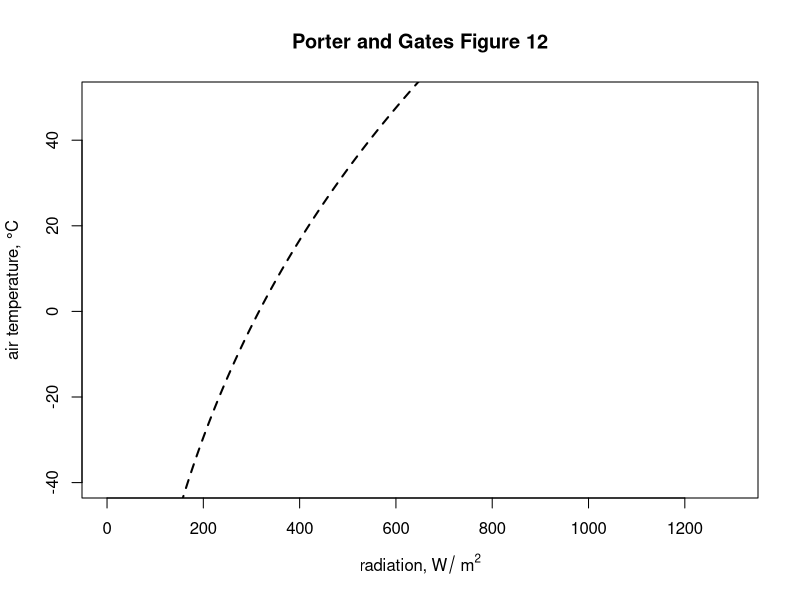
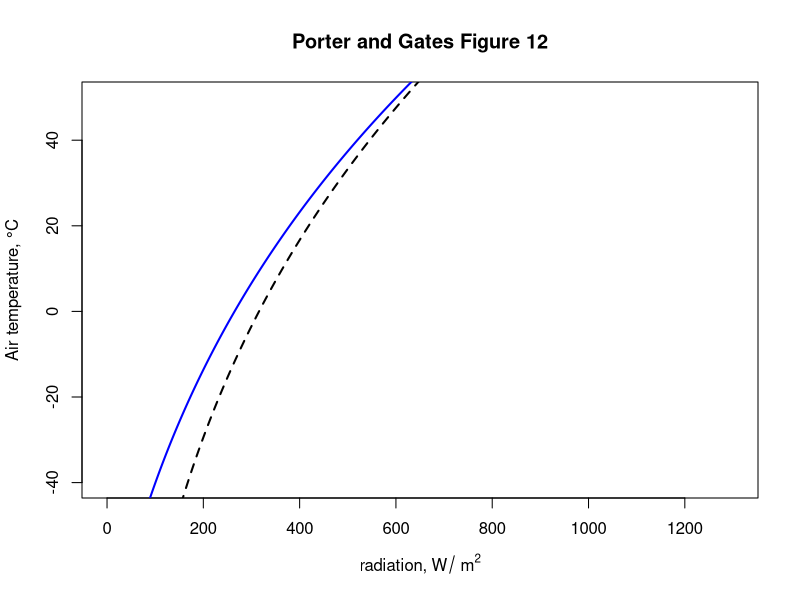
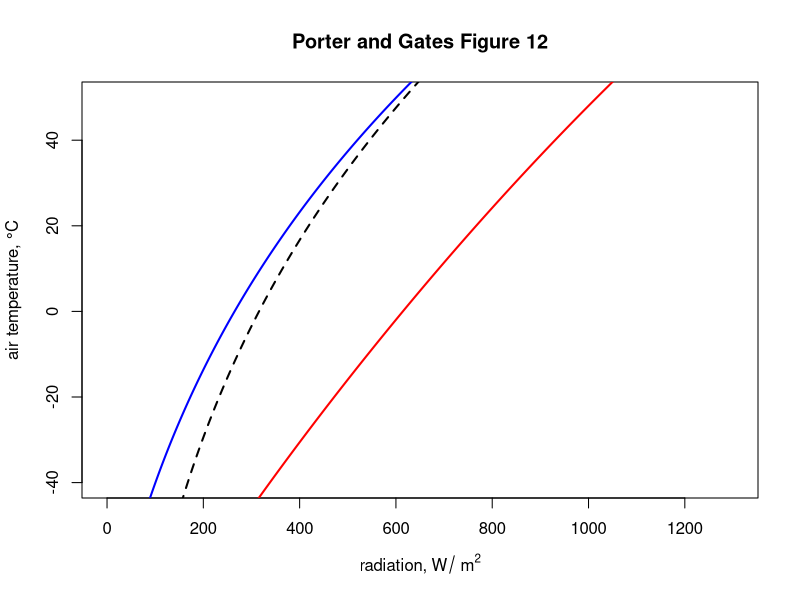
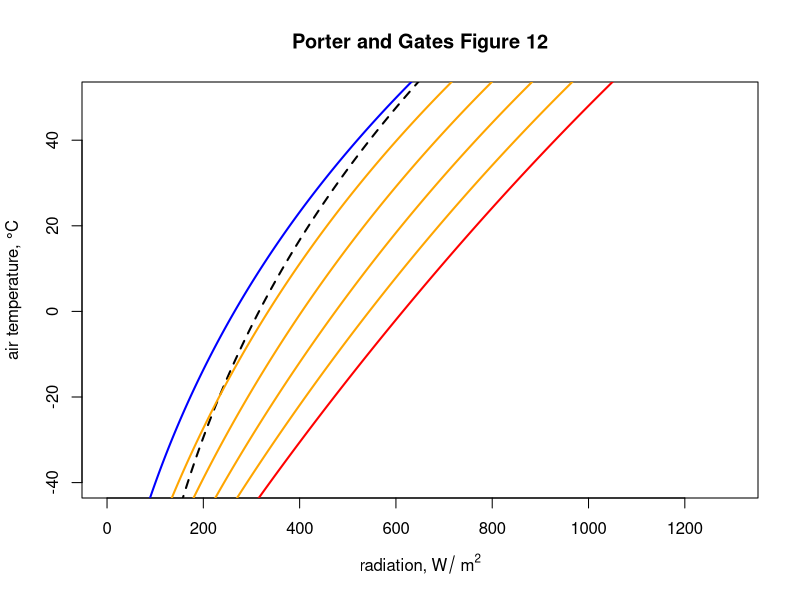
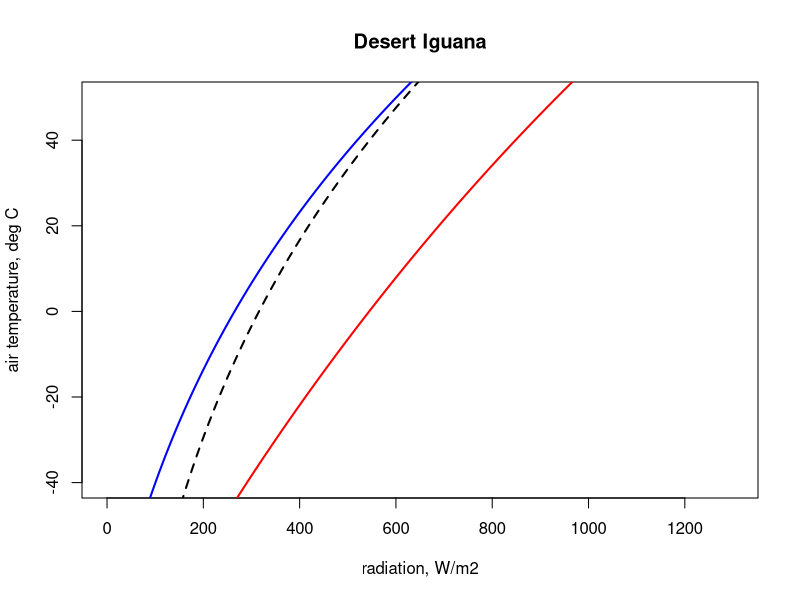
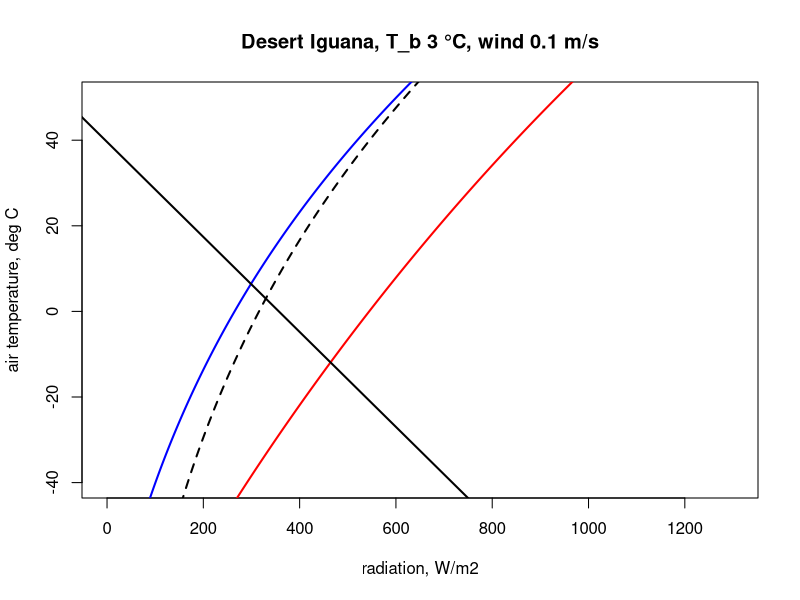
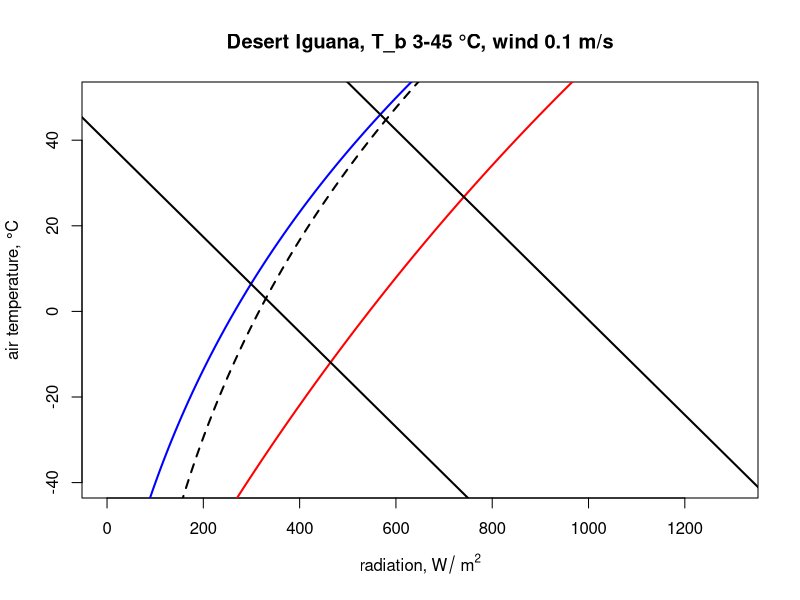
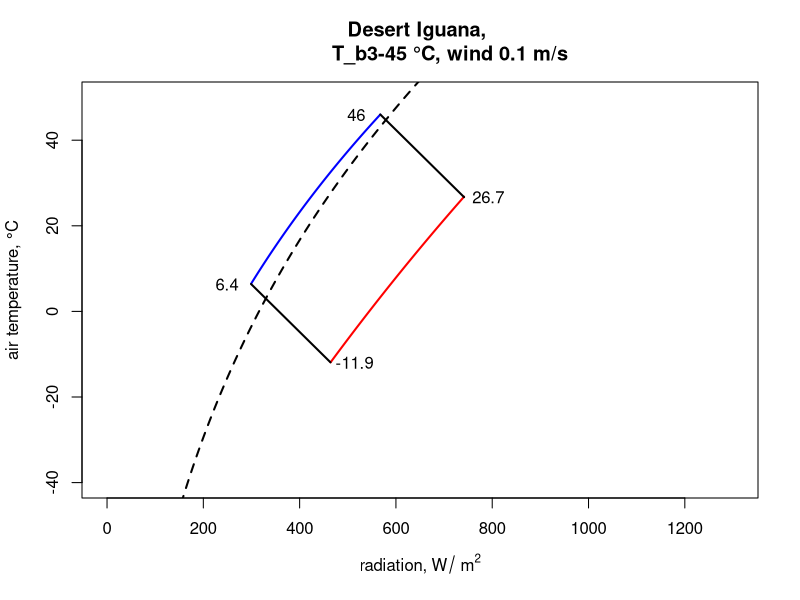

Reproduce these figures in R, in order. (Note: this script raises an error after producing the figures.)
## ---- chunk 1
# Computes climate space following the equations of Porter and 
# Gates (1969) and Gates (1980)

# inputs
# Tair, A value, or vector of values, of air temperatures, °C
# Tsub, A value, or vector of values (for each air temperature), 
# of substrate temperatures, °C
# Zenith, A value, or vector of values (for each air temperature), 
# of the Zenith angle of the sun, degrees
# tau, Transmittance of the atmosphere, decimal percent
# alpha_s, Solar absorptivity of object, decimal percent
# alpha_g, Solar absorptivity of the ground, decimal percent
# d_bar_d2, Square of the ratio of the mean distance of the earth 
# from the sun and the current distance of the earth to the sun

# outputs
# Q_blackbody, Blackbody radiation environment, W/m2
# Q_sky, Sky thermal radiation, W/m2
# Q_night, Radiation load on clear night, W/m2
# Q_day, Radiation load on sunny day, W/m2

Qbound <- function(Tair = 20, Tsub = Tair, Zenith = 0, tau = 0.6, 
                   alpha_s = 0.8, alpha_g = 0.8, d_bar_d2 = 1) {
  sigma <- 5.670373e-8 # W/m2/k4 Stephan-Boltzman constant    
  Q_blackbody <- (1*sigma*(Tair+273.15)^4) # black body radiation
  Q_ground <- (1*sigma*(Tsub+273.15)^4) # ground radiation
  Q_sky <- (1.22*sigma*(Tair+273.15)^4-171) # sky thermal 
  # radiation, from Swinbank equation, eq. 7.1 of Gates 1980
  
  Q_night <- (Q_sky+Q_ground)/2 
  # average radiation from sky and ground
  z <- Zenith * (pi / 180) # convert degres to radians
  So_bar <- 1360 # solar constant, W/m2 (value from Gates p. 160) 
  # - average solar radiation reaching a horizontal plan on the 
  # outer edge of the earth's atmosphere
  So <- So_bar * d_bar_d2 # extra-terrestrial radiaton, W/m2 
  # (Gates p. 160) - instantaneous solar radiation reaching a 
  # horizontal plan on the outer edge of the earth's atmosphere
  m <- 1 / cos(z) # or sec z, air mass (dimensionless)
  hS <- So*tau^m*cos(z) 
  # direct radiation on horizontal ground eq. 6.36/7.13
  hd <- So*(0.271-0.294*tau^m)*cos(z) # diffuse radiation on 
  # horizontal ground, eq. 6.36/7.13 of Gates 1980
  hg <- hd + hS # direct plus diffuse solar on horizontal ground  
  r <- 1 - alpha_g # ground solar reflectance
  Q_day <- (alpha_s * hS * (2 / pi) + alpha_s * hd + 
              alpha_s * r * hg + Q_sky + Q_ground) / 2 
  # eq. 13 of Porter and Gates 1969
  return(list(Q_blackbody = Q_blackbody, Q_sky = Q_sky, Q_night = 
                Q_night, Q_day = Q_day))
  }
## ---- chunk 2
T_air <- seq(-60,60,0.1) # air temperature range to consider, °C
Zenith <- seq(60,0,-0.05) # zenith angles to go with air 
                          # temperatures, degrees
## ---- chunk 3
alpha_g <- 0.80 # solar absorptance of ground (decimal %)
d_bar_d2 <- 1 # square of ratio of mean to current distance from 
              # sun to earth
tau <- 0.6 # transmittance (decimal %)
## ---- chunk 4
alpha_s <- 1 # object solar absorptitivty
# run the Qbound function
climspace <- Qbound(Tair = T_air, Tsub = T_air, Zenith = Zenith, 
                 tau = tau, alpha_s = alpha_s, alpha_g = alpha_g)
Q_day <- climspace$Q_day
Q_night <- climspace$Q_night
Q_blackbody <- climspace$Q_blackbody
Q_sky <- climspace$Q_sky
## ---- chunk 5
plot(Q_blackbody, T_air, ylim = c(-40,50), xlim = c(0,1300), 
     type = 'l', col = 'black', lwd = 2, lty = 2, 
     xlab = expression("radiation," ~ W/ ~ m^2), 
     ylab = 'air temperature, °C', 
     main = "Porter and Gates Figure 12")
## ---- chunk 6
plot(Q_blackbody, T_air, ylim = c(-40,50), xlim = c(0,1300), type='l', col='black', lwd=2, lty = 2, xlab=expression("radiation," ~ W/ ~ m^2), ylab='Air temperature, °C', main = "Porter and Gates Figure 12")
points(Q_night, T_air, type = 'l',col = 'blue',lwd = 2)
## ---- chunk 7
plot(Q_blackbody, T_air, ylim = c(-40,50), xlim = c(0,1300), type='l', col='black', lwd=2, lty = 2, xlab=expression("radiation," ~ W/ ~ m^2), ylab='air temperature, °C', main = "Porter and Gates Figure 12")
points(Q_night, T_air, type = 'l',col = 'blue',lwd = 2)
points(Q_day, T_air, type = 'l',col = 'red',lwd = 2)
## ---- chunk 8
plot(Q_blackbody, T_air, ylim = c(-40,50), xlim = c(0,1300), type='l', col='black', lwd=2, lty = 2, xlab=expression("radiation," ~ W/ ~ m^2), ylab='air temperature, °C', main = "Porter and Gates Figure 12")
points(Q_night, T_air, type = 'l',col = 'blue',lwd = 2)
points(Q_day, T_air, type = 'l',col = 'red',lwd = 2)
alphas <- seq(0.2, 0.8, 0.2)
for(i in 1:length(alphas)){
  alpha_s <- alphas[i]
  climspace <- Qbound(Tair = T_air, Tsub = T_air, Zenith = Zenith, 
                  tau = tau, alpha_s = alpha_s, alpha_g = alpha_g)
  Q_day <- climspace$Q_day
  points(Q_day, T_air, type = 'l', col = 'orange', lwd = 2)
}
## ---- chunk 9
climate_space_pars <- 
  as.data.frame(read.csv("data/climate_space_pars.csv"))

head(climate_space_pars)[,c(1:8)]
head(climate_space_pars)[,c(9:16)]
## ---- chunk 10
pars <- subset(climate_space_pars, Name=="Desert Iguana")
## ---- chunk 11
pars[,4:6] <- pars[,4:6] * (4.185 / 60 * 10000) 
# convert heat flows from cal/min/cm2 to J/s/m2 = W/m2
pars[,14:15] <- pars[,14:15] * (4.185 / 60 * 100)
# convert thermal conductivities from cal/(min cm °C) 
# to J/(s m °C) = W/(m °C)
pars[,c(7:8,11,16)] <- pars[,c(7:8,11,16)] / 100 
# convert cm to m
## ---- chunk 12
# Computes absorbed radiation required to produce a specified core 
# temperature for a value (or a range of values) of air 
# temperature at a given wind speed, based on equation of Porter 
# and Gates (1969) and Gates (1980)

# organism inputs
# D, organism diameter, m
# T_b, body temperature at which calculation is to be made, °C
# M, metabolic rate, W/m^2
# E_ex, evaporative heat loss through respiration, W/m^2
# E_sw, evaporative heat loss through sweating, W/m^2
# K_b, thermal conductance of the skin, W/m^2/°C
# epsilon, emissivity of the skin, -

# environmental inputs
# Tair, A value, or vector of values, of air temperatures, °C
# V, wind speed, m/s

# output
# Q_abs, predicted radiation absorbed, W/m^2

Qabs_ecto <-
  function(D, T_b, M, E_ex, E_sw, K_b, epsilon, T_air, V) {
    sigma <- 5.670373e-8 # W/m2/k4 Stephan-Boltzman constant
    T_r <- T_b - (M - E_ex - E_sw) / K_b 
    h_c <- 3.49 * (V^(1/2) / D^(1/2))
    Q_abs <- epsilon * sigma * (T_r + 273.15)^4 + h_c * 
      (T_r - T_air) - M + E_ex + E_sw
    return(Q_abs)
  }  
## ---- chunk 13
a_max <- pars$abs_max[1] # get the maximum solar absorptivity 
                         # value, choosing row 1

# cal Qbound to get available radiation/air temp combinations
climspace <- Qbound(Tair = T_air, Tsub = T_air, Zenith = Zenith, 
                    tau = tau, alpha_s = a_max, alpha_g = alpha_g)
Q_day <- climspace$Q_day
Q_night <- climspace$Q_night
Q_blackbody <- climspace$Q_blackbody

# plot the bounding lines
plot(Q_blackbody,T_air,ylim=c(-40,50),xlim=c(0,1300),type='l', 
     col='black',lwd=2, lty = 2, xlab='radiation, W/m2', 
     ylab='air temperature, deg C', main = "Desert Iguana")
points(Q_night,T_air,type='l',col='blue',lwd=2)
points(Q_day,T_air,type='l',col='red',lwd=2)
## ---- chunk 14
# choose data for the first row of the 'pars' table, which are 
# the values for when T_b is 3 °C
D <- pars$D[1] # diameter, m
T_b_lower <- pars$T_b[1] # body temperature, °C
M <- pars$M[1] # metabolic rate, W/m^2
E_ex <- pars$E_ex[1] # evaporative heat loss from respiration, 
                     # W/m^2
E_sw <- pars$E_sw[1] # evaporative heat loss from sweating, W/m^2
k_b <- pars$k_b[1] # thermal conductivity of the skin, W/(m °C)
K_b <- k_b/pars$d_b[1] # thermal conductance of the skin, 
                       # W/(m^2 °C) 
epsilon <- 1 # emissivity, -
## ---- chunk 15
V <- 0.1 # wind speed, m/s
T_air<-seq(-60,60,0.1) # air temperature range to consider, °C
Q_abs_lower <- Qabs_ecto(D = D, T_b = T_b_lower, M = M, 
                         E_ex = E_ex, E_sw = E_sw, K_b = K_b, 
                         epsilon = epsilon, T_air = T_air, V = V)
## ---- chunk 16
plot(Q_blackbody,T_air,ylim=c(-40,50),xlim=c(0,1300),type='l',col='black',lwd=2, lty = 2, xlab='radiation, W/m2', ylab='air temperature, deg C', main = paste0("Desert Iguana, T_b ",T_b_lower," °C, wind ", V, " m/s"))
points(Q_night,T_air,type='l',col='blue',lwd=2)
points(Q_day,T_air,type='l',col='red',lwd=2)
points(Q_abs_lower, T_air, type = 'l', lwd = 2)
## ---- chunk 17
# choose data for the fifth row of the 'pars' table, which are 
# the vales for when T_b is 45 °C
D <- pars$D[5] # diameter, m
T_b_upper <- pars$T_b[5] # body temperature, °C
M <- pars$M[5] # metabolic rate, W/m2
E_ex <- pars$E_ex[5] # evaporative heat loss from respiration, 
                     # W/m^2
E_sw <- pars$E_sw[5] # evaporative heat loss from sweating, W/m^2
k_b <- pars$k_b[5] # thermal conductivity of the skin, W/(m °C)
K_b  <- k_b/pars$d_b[5] # thermal conductance of the skin, 
                        # W/(m^2 °C) 
epsilon <- 1 # emissivity, -

Q_abs_upper <- Qabs_ecto(D = D, T_b = T_b_upper, M = M, 
                         E_ex = E_ex, E_sw = E_sw, K_b = K_b, 
                         epsilon = epsilon, T_air = T_air, V = V)

plot(Q_blackbody,T_air,ylim=c(-40,50),xlim=c(0,1300),type='l',col='black',lwd=2, lty = 2, xlab= expression('radiation,' ~ W/ ~ m^2), ylab='air temperature, °C', main = paste0("Desert Iguana, T_b ",T_b_lower,"-",T_b_upper," °C, wind ", V, " m/s"))
points(Q_night,T_air,type='l',col='blue',lwd=2)
points(Q_day,T_air,type='l',col='red',lwd=2)
points(Q_abs_lower, T_air, type = 'l', lwd = 2)
points(Q_abs_upper, T_air, type = 'l', lwd = 2)
## ---- chunk 18
# first make a table that has air temperature, corresponding 
# radiation absorbed for a body temperature of 3 and 45 °C, 
# and the clear night and sunny day conditions
climate_space <- as.data.frame(cbind(T_air, Q_abs_lower, 
                                Q_abs_upper, Q_night, Q_day))

#now get the differences between the radiation levels for the 
#night and day radiation bounding curves and the 3 and 45 °C lines
climate_space$min_lower <- 
  climate_space$Q_abs_lower-climate_space$Q_night
climate_space$max_lower <- 
  climate_space$Q_abs_lower-climate_space$Q_day
climate_space$min_upper <- 
  climate_space$Q_abs_upper-climate_space$Q_night
climate_space$max_upper <- 
  climate_space$Q_abs_upper-climate_space$Q_day

# find the row positions in the climate_space table where the 
# square of the differences is minimised for the night and day 
# bounding curves for each threshold
mx_lower <- which.min(climate_space$min_lower^2)
mn_lower <- which.min(climate_space$max_lower^2)
mx_upper <- which.min(climate_space$min_upper^2)
mn_upper <- which.min(climate_space$max_upper^2)

# use these row position limits to extract only the radiation/air 
# temperature combinations within the clear night and sunny day 
# bounds
limits_lower <- cbind(Q_abs_lower[mn_lower:mx_lower],
                      T_air[mn_lower:mx_lower]) 
limits_lower <- as.data.frame(limits_lower)
colnames(limits_lower) <- c("Q_abs", "T_air")
limits_upper <- cbind(Q_abs_upper[mn_upper:mx_upper],
                      T_air[mn_upper:mx_upper])
limits_upper <- as.data.frame(limits_upper)
colnames(limits_upper) <- c("Q_abs", "T_air")

# get the corners of the climate space diagram - i.e. the limiting
# combinations of radiation and air temperature for night and day 
# at each thermal limit
night_cold <- limits_lower[nrow(limits_lower),] 
# cold clear sky limit (in the open)
day_cold <- limits_lower[1,] # cold clear sky limit (in the sun)
day_hot <- limits_upper[1,] 
# hot clear sky day limit (in the open)
night_hot <- limits_upper[nrow(limits_upper),] 
# hot clear sky night limit (in the open)

# create limited bounding night and day curves
night <- cbind (Q_night, T_air)
day <- cbind (Q_day, T_air)
limits_night <- subset(night,Q_night > as.numeric(night_cold[1]) & 
                         Q_night < as.numeric(night_hot[1]))
limits_day <- subset(day,Q_day > as.numeric(day_cold[1]) & Q_day < 
                       as.numeric(day_hot[1]))

# plot the final subsetted data
plot(Q_blackbody,T_air,ylim=c(-40,50),xlim=c(0,1300),type='l', 
     col='black',lwd=2,lty=2,xlab=expression('radiation,'~W/~m^2), 
     ylab='air temperature, °C', main = paste0("Desert Iguana, 
          T_b", T_b_lower,"-",T_b_upper," °C, wind ", V, " m/s"))
points(limits_night[,1], limits_night[,2],type='l',col='blue',
       lwd=2)
points(limits_day[,1], limits_day[,2],type='l',col='red',lwd=2)
points(limits_lower$Q_abs, limits_lower$T_air, type = 'l', 
       lwd = 2)
points(limits_upper$Q_abs, limits_upper$T_air, type = 'l', 
       lwd = 2)

# put the values of the corner air temperatures on the plot
text(night_cold$Q_abs-50,night_cold$T_air, 
     round(night_cold$T_air,1))
text(day_cold$Q_abs+50,day_cold$T_air, round(day_cold$T_air,1))
text(night_hot$Q_abs-50,night_hot$T_air, round(night_hot$T_air,1))
text(day_hot$Q_abs+50,day_hot$T_air, round(day_hot$T_air,1))
## ---- chunk 19
pars <- subset(climate_space_pars, Name=="Zebra Finch")
pars[,4:6] <- pars[,4:6] * (4.185 / 60 * 10000) 
# convert heat flows from cal/min/cm2 to J/s/m2 = W/m2
pars[,14:15] <- pars[,14:15] * (4.185 / 60 * 100)
# convert thermal conductivities from cal/(min cm °C) 
# to J/(s m °C) = W/(m °C)
pars[,c(7:8,11,16)] <- pars[,c(7:8,11,16)] / 100 
# convert cm to m
## ---- chunk 20
# Computes absorbed radiation required to produce a specified core 
# temperature for a value (or a range of values) of air 
# temperature at a given wind speed, based on equation of Porter 
# and Gates (1969) and Gates (1980)

# organism inputs
# D, organism diameter, m
# T_b, body temperature at which calculation is to be made, °C
# M, metabolic rate, W/m^2
# E_ex, evaporative heat loss through respiration, W/m^2
# E_sw, evaporative heat loss through sweating, W/m^2
# K_b, thermal conductance of the skin, W/m^2/°C
# K_f, thermal conductance of the fur, W/m^2/°C
# epsilon, emissivity of the skin, -

# environmental inputs
# Tair, A value, or vector of values, of air temperatures, °C
# V, wind speed, m/s

# output
# Q_abs, predicted radiation absorbed, W/m^2

Qabs_endo <-
  function(D, T_b, M, E_ex, E_sw, K_b, K_f, epsilon, T_air, V) {
    sigma <- 5.670373e-8 # W/m2/k4 Stephan-Boltzman constant
    T_r <- T_b - (M - E_ex) / K_b - (M - E_ex - E_sw) / K_f
    h_c <- 3.49 * (V^(1/2) / D^(1/2))
    Q_abs <- epsilon * sigma * (T_r + 273.15)^4 + h_c * 
      (T_r - T_air) - M + E_ex + E_sw
    return(Q_abs)
  }  
## ---- chunk 21
a_max <- pars$abs_max[1] # get the maximum solar absorptivity 
                         # value, choosing row 1

# call Qbound to get available radiation/air temp combinations
climspace <- Qbound(Tair = T_air, Tsub = T_air, Zenith = Zenith, 
                    tau = tau, alpha_s = a_max, alpha_g = alpha_g)
Q_day <- climspace$Q_day
Q_night <- climspace$Q_night
Q_blackbody <- climspace$Q_blackbody

# plot the bounding lines
plot(Q_blackbody,T_air,ylim=c(-40,50),xlim=c(0,1300),type='l',
     col='black',lwd=2,lty=2,xlab=expression('radiation, W/'~m^2),
     ylab='air temperature, °C', main = "Zebra Finch")
points(Q_night,T_air,type='l',col='blue',lwd=2)
points(Q_day,T_air,type='l',col='red',lwd=2)
## ---- chunk 22
# choose data for the first row of the 'pars' table, which are 
# the vales for when T_b is 38.5 °C
D <- pars$D[1] # diameter, m
T_b_lower <- pars$T_b[1] # body temperature, °C
M <- pars$M[1] # metabolic rate, W/m^2
E_ex <- pars$E_ex[1] # evaporative heat loss from respiration, 
                     # W/m^2
E_sw <- pars$E_sw[1] # evaporative heat loss from sweating, W/m^2
k_b <- pars$k_b[1] # thermal conductivity of the skin, W/(m °C)
K_b <- k_b/pars$d_b[1] # thermal conductance of the skin, 
                       # W/(m^2 °C) 
k_f <- pars$k_f[1] # thermal conductivity of the skin, W/(m °C)
K_f <- k_f/pars$d_f[1] # thermal conductance of the skin, 
                       # W/(m^2 °C) 
epsilon <- 1 # emissivity, -
## ---- chunk 23
V <- 0.1 # wind speed, m/s
T_air <- seq(-60,60,0.1) # air temperature range to consider, °C
Q_abs_lower <- Qabs_endo(D = D, T_b = T_b_lower, M = M, 
                 E_ex = E_ex, E_sw = E_sw, K_b = K_b, K_f = K_f, 
                 epsilon = epsilon, T_air = T_air, V = V)
## ---- chunk 24
plot(Q_blackbody,T_air,ylim=c(-40,50),xlim=c(0,1300),type='l',col='black',lwd=2, lty = 2, xlab=expression('radiation,' ~ W/ ~ m^2), ylab='air temperature, °C', main = paste0("Zebra Finch, T_b ",T_b_lower," °C, wind ", V, " m/s"))
points(Q_night,T_air,type='l',col='blue',lwd=2)
points(Q_day,T_air,type='l',col='red',lwd=2)
points(Q_abs_lower, T_air, type = 'l', lwd = 2)
## ---- chunk 25
# choose data for the third row of the 'pars' table, which are 
# the vales for when T_b is 42.5 °C
D <- pars$D[3] # diameter, m
T_b_upper <- pars$T_b[3] # body temperature, °C
M = pars$M[3] # metabolic rate, W/m^2
E_ex <- pars$E_ex[3] # evaporative heat loss from respiration, 
                     # W/m^2
E_sw <- pars$E_sw[3] # evaporative heat loss from sweating, W/m^2
k_b <- pars$k_b[3] # thermal conductivity of the skin, W/(m °C)
K_b <- k_b/pars$d_b[3] # thermal conductance of the skin, W/(m^2°C) 
k_f <- pars$k_f[3] # thermal conductivity of the skin, W/(m °C)
K_f <- k_f/pars$d_f[3] # thermal conductance of the skin, W/(m^2°C) 
epsilon <- 1 # emissivity, -

Q_abs_upper <- Qabs_endo(D = D, T_b = T_b_lower, M = M, 
                 E_ex = E_ex, E_sw = E_sw, K_b = K_b, K_f = K_f, 
                 epsilon = epsilon, T_air = T_air, V = V)
## ---- chunk 26
plot(Q_blackbody,T_air,ylim=c(-40,50),xlim=c(0,1300),type='l',col='black',lwd=2, lty = 2, xlab=expression('radiation, W/' ~ m^2), ylab='air temperature, °C', main = paste0("Zebra Finch, T_b ",T_b_lower," °C, wind ", V, " m/s"))
points(Q_night,T_air,type='l',col='blue',lwd=2)
points(Q_day,T_air,type='l',col='red',lwd=2)
points(Q_abs_lower, T_air, type = 'l', lwd = 2)
points(Q_abs_upper, T_air, type = 'l', lwd = 2)
## ---- chunk 27
# first make a table that has air temperature, corresponding 
# radiation absorbed for a body temperature of 3 and 45°C, 
# and the clear night and sunny day conditions
climate_space <- as.data.frame(cbind(T_air, Q_abs_lower, 
                                Q_abs_upper, Q_night, Q_day))

# now get the differences between the radiation levels for the 
# night and day radiation bounding curves and the 3 and 45 °C lines
climate_space$min_lower <- 
  climate_space$Q_abs_lower-climate_space$Q_night
climate_space$max_lower <- 
  climate_space$Q_abs_lower-climate_space$Q_day
climate_space$min_upper <- 
  climate_space$Q_abs_upper-climate_space$Q_night
climate_space$max_upper <- 
  climate_space$Q_abs_upper-climate_space$Q_day

# find the row positions in the climate_space table where the 
# square of the differences is minimised for the night and day 
# bounding curves for each threshold
mx_lower <- which.min(climate_space$min_lower^2)
mn_lower <- which.min(climate_space$max_lower^2)
mx_upper <- which.min(climate_space$min_upper^2)
mn_upper <- which.min(climate_space$max_upper^2)

# use these row position limits to extract only the radiation/air 
# temperature combinations within the clear night and sunny day 
# bounds
limits_lower <- cbind(Q_abs_lower[mn_lower:mx_lower],
                      T_air[mn_lower:mx_lower]) 
limits_lower <- as.data.frame(limits_lower)
colnames(limits_lower) <- c("Q_abs", "T_air")
limits_upper <- cbind(Q_abs_upper[mn_upper:mx_upper],
                      T_air[mn_upper:mx_upper])
limits_upper <- as.data.frame(limits_upper)
colnames(limits_upper) <- c("Q_abs", "T_air")

# get the corners of the climate space diagram -
# i.e. the limiting combinations of radiation and air temperature 
# for night and day at each thermal limit
night_cold <- limits_lower[nrow(limits_lower),] 
# cold clear sky limit (in the open)
day_cold <- limits_lower[1,] # cold clear sky limit (in the sun)
day_hot <- limits_upper[1,] #hot clear sky day limit (in the open)
night_hot <- limits_upper[nrow(limits_upper),] 
# hot clear sky night limit (in the open)

# create limited bounding night and day curves
night <- cbind (Q_night, T_air)
day <- cbind (Q_day, T_air)
limits_night <- subset(night,Q_night > as.numeric(night_cold[1]) &
                         Q_night < as.numeric(night_hot[1]))
limits_day <- subset(day,Q_day > as.numeric(day_cold[1]) & Q_day <
                       as.numeric(day_hot[1]))

# plot the final subsetted data
plot(Q_blackbody,T_air,ylim=c(-40,50),xlim=c(0,1300),type='l',
     col='black',lwd=2,lty=2,xlab=expression('radiation, W/'~m^2), 
     ylab='air temperature, °C',main=paste0("Zebra Finch, T_b ",
                T_b_lower,"-",T_b_upper," °C, wind ", V, " m/s"))
points(limits_night[,1], limits_night[,2],type='l',col='blue',
       lwd=2)
points(limits_day[,1], limits_day[,2],type='l',col='red',lwd=2)
points(limits_lower$Q_abs, limits_lower$T_air, type = 'l', 
       lwd = 2)
points(limits_upper$Q_abs, limits_upper$T_air, type = 'l', 
       lwd = 2)

# put the values of the corner air temperatures on the plot
text(night_cold$Q_abs-50,night_cold$T_air, 
     round(night_cold$T_air,1))
text(day_cold$Q_abs+50,day_cold$T_air, round(day_cold$T_air,1))
text(night_hot$Q_abs-50,night_hot$T_air, round(night_hot$T_air,1))
text(day_hot$Q_abs+50,day_hot$T_air, round(day_hot$T_air,1))
## ---- chunk 28
pars <- subset(climate_space_pars, Name=="Desert Iguana")
pars[,4:6] <- pars[,4:6] * (4.185 / 60 * 10000) # convert heat flows from cal/min/cm^2 to J/s/m^2 = W/m^2
pars[,14:15] <- pars[,14:15] * (4.185 / 60 * 100)# convert thermal conductivities from cal/(min cm °C) to J/(s m °C) = W/(m °C)
pars[,c(7:8,11,16)] <- pars[,c(7:8,11,16)] / 100 # convert cm to m

# choose data for the first row of the 'pars' table, which are the vales for when T_b is 3 °C
a_max <- pars$abs_max[1] # get the maximum solar absorptivity value, choosing row 1
D <- pars$D[1] # diameter, m
T_b_lower <- pars$T_b[1] # body temperature, °C
M <- pars$M[1] # metabolic rate, W/m^2
E_ex <- pars$E_ex[1] # evaporative heat loss from respiration, W/m^2
E_sw <- pars$E_sw[1] # evaporative heat loss from sweating, W/m^2
k_b <- pars$k_b[1] # thermal conductivity of the skin, W/(m °C)
K_b <- k_b/pars$d_b[1] # thermal conductance of the skin, W/(m^2 °C) 
epsilon <- 1 # emissivity, -

# call the Qbound function to get available radiation/air temp combinations
climspace <- Qbound(Tair = T_air, Tsub = T_air, Zenith = Zenith, tau = tau, alpha_s = a_max, alpha_g = alpha_g)
Q_day <- climspace$Q_day
Q_night <- climspace$Q_night
Q_blackbody <- climspace$Q_blackbody

V <- 0.1 # wind speed, m/s
T_air <- seq(-60,60,0.1) # air temperature range to consider, °C
Q_abs_lower <- Qabs_ecto(D = D, T_b = T_b_lower, M = M, E_ex = E_ex, E_sw = E_sw, K_b = K_b, epsilon = epsilon, T_air = T_air, V = V)

D <- pars$D[5] # diameter, m
T_b_upper <- pars$T_b[5] # body temperature, °C
M <- pars$M[5] # metabolic rate, W/m^2
E_ex <- pars$E_ex[5] # evaporative heat loss from respiration, W/m^2
E_sw <- pars$E_sw[5] # evaporative heat loss from sweating, W/m^2
k_b <- pars$k_b[5] # thermal conductivity of the skin, W/(m °C)
K_b <- k_b/pars$d_b[5] # thermal conductance of the skin, W/(m^2 °C) 
epsilon <- 1 # emissivity, -

Q_abs_upper <- Qabs_ecto(D = D, T_b = T_b_upper, M = M, E_ex = E_ex, E_sw = E_sw, K_b = K_b, epsilon = epsilon, T_air = T_air, V = V)

# first make a table that has air temperature, corresponding radiation absorbed for a body temperature of 3 and 45 degrees, and the clear night and sunny day conditions
climate_space <- as.data.frame(cbind(T_air, Q_abs_lower, Q_abs_upper, Q_night, Q_day))

# now get the differences between the radiation levels for the night and day radiation bounding curves and the 3 and 45 °C lines
climate_space$min_lower <- climate_space$Q_abs_lower-climate_space$Q_night
climate_space$max_lower <- climate_space$Q_abs_lower-climate_space$Q_day
climate_space$min_upper <- climate_space$Q_abs_upper-climate_space$Q_night
climate_space$max_upper <- climate_space$Q_abs_upper-climate_space$Q_day

# find the row positions in the climate_space table where the square of the differences is minimised for the night and day bounding curves for each threshold
mx_lower <- which.min(climate_space$min_lower^2)
mn_lower <- which.min(climate_space$max_lower^2)
mx_upper <- which.min(climate_space$min_upper^2)
mn_upper <- which.min(climate_space$max_upper^2)

# use these row position limits to extract only the radiation/air temperature combinations within the clear night and sunny day bounds
limits_lower <- cbind(Q_abs_lower[mn_lower:mx_lower],T_air[mn_lower:mx_lower]) 
limits_lower <- as.data.frame(limits_lower)
colnames(limits_lower) <- c("Q_abs", "T_air")
limits_upper <- cbind(Q_abs_upper[mn_upper:mx_upper],T_air[mn_upper:mx_upper])
limits_upper <- as.data.frame(limits_upper)
colnames(limits_upper) <- c("Q_abs", "T_air")

# get the corners of the climate space diagram - i.e. the limiting combinations of radiation and air temperature for night and day at each thermal limit
night_cold <- limits_lower[nrow(limits_lower),] # cold clear sky limit (in the open)
day_cold <- limits_lower[1,] # cold clear sky limit (in the sun)
day_hot <- limits_upper[1,] # hot clear sky day limit (in the open)
night_hot <- limits_upper[nrow(limits_upper),] # hot clear sky night limit (in the open)

# create limited bounding night and day curves
night <- cbind (Q_night, T_air)
day <- cbind (Q_day, T_air)
limits_night <- subset(night,Q_night > as.numeric(night_cold[1]) & Q_night < as.numeric(night_hot[1]))
limits_day <- subset(day,Q_day > as.numeric(day_cold[1]) & Q_day < as.numeric(day_hot[1]))

# plot the final subsetted data
plot(Q_blackbody,T_air,ylim=c(-40,50),xlim=c(0,1300),type='l',col='black',lwd=2, lty = 2, xlab=expression("radiation," ~ W/ ~ m^2), ylab='air temperature, °C', main = paste0("Desert Iguana, T_b ",T_b_lower,"-",T_b_upper," °C, wind ", V, " m/s"))
points(limits_night[,1], limits_night[,2],type='l',col='blue',lwd=2)
points(limits_day[,1], limits_day[,2],type='l',col='red',lwd=2)
points(limits_lower$Q_abs, limits_lower$T_air, type = 'l', lwd = 2)
points(limits_upper$Q_abs, limits_upper$T_air, type = 'l', lwd = 2)

# put the values of the corner air temperatures on the plot
text(night_cold$Q_abs-50,night_cold$T_air, round(night_cold$T_air,1))
text(day_cold$Q_abs+50,day_cold$T_air, round(day_cold$T_air,1))
text(night_hot$Q_abs-50,night_hot$T_air, round(night_hot$T_air,1))
text(day_hot$Q_abs+50,day_hot$T_air, round(day_hot$T_air,1))
## ---- chunk 29
E= 0.96 #emissivity
sigma= 5.67 * 10^{-8} #Stefan-Boltzmann's constant (W m^-2K^-4)
k_s= 17.24 #W m^-2 °C (m s^-1)^-0.60 (kg)^0.133

#PLOT ENVIRONMENTAL CONSTRAINTS
Q_a = function(T_a) (a_L*sigma*(T_g + 273)^4 + 
                       1.22*a_L*sigma*(T_a + 273)^4 - 171)/2

T_a_plot= -40:40
T_g= T_a_plot

#left line: night
a_L=1 #mean absorptivity to longwave radiation
Q_a_plot= Q_a(T_a_plot)
plot(Q_a_plot, T_a_plot, type="l", xlim=range(0,1000), 
     xlab=expression("Absorbed Radiation" ~ Q_a ~ (W ~ m^{-2})), 
     ylab= expression("Air temperature" ~ T_a ~ "(°C)"))

#right line: full sun ##see Appendix I##
a_L=0.8 #mean absorptivity to longwave radiation
Q_a_plot= Q_a(T_a_plot)
points(Q_a_plot, T_a_plot, type="l")

#PLOT ORGANISMAL CONSTRAINTS
V= 1.0 #windspeed (m s^-1)
M_b= 0.027 # body mass (kg)
T_b= 39 # (C)

Q_a= function(T_a) E*sigma*(T_b + 273)^4 + 
  k_s*V^{0.60}*M_b^{-0.133}*(T_b-T_a)

T_a_plot= -40:40
Q_a_plot= Q_a(T_a_plot)

#upper line
points(Q_a_plot, T_a_plot, type="l")

#lower line
T_b= 3 
Q_a_plot= Q_a(T_a_plot)
points(Q_a_plot, T_a_plot, type="l")

## ---- chunk 30
knitr::include_graphics('figures/fig-climatespace-6.png')
## ---- chunk 31
knitr::include_graphics('figures/fig-climatespace-7.png')
## ---- chunk 32
knitr::include_graphics('figures/fig-climatespace-8.png')
## ---- chunk 33

knitr::include_graphics('figures/fig-climatespace-10.png')
## ---- chunk 34
knitr::include_graphics('figures/fig-climatespace-11.png')
## ---- chunk 35
knitr::include_graphics('figures/fig-climatespace-12.png')
## ---- chunk 36
knitr::include_graphics('figures/fig-climatespace-p2a.png')
## ---- chunk 37
knitr::include_graphics('figures/fig-climatespace-p2b.png')
## ---- chunk 38
knitr::include_graphics('figures/fig-climatespace-p2c.png')
## ---- chunk 39
knitr::include_graphics('figures/fig-climatespace-p6a.png')
## ---- chunk 40
knitr::include_graphics('figures/fig-climatespace-p6b.png')
## ---- chunk 41
knitr::include_graphics('figures/fig-climatespace-p7.png')
